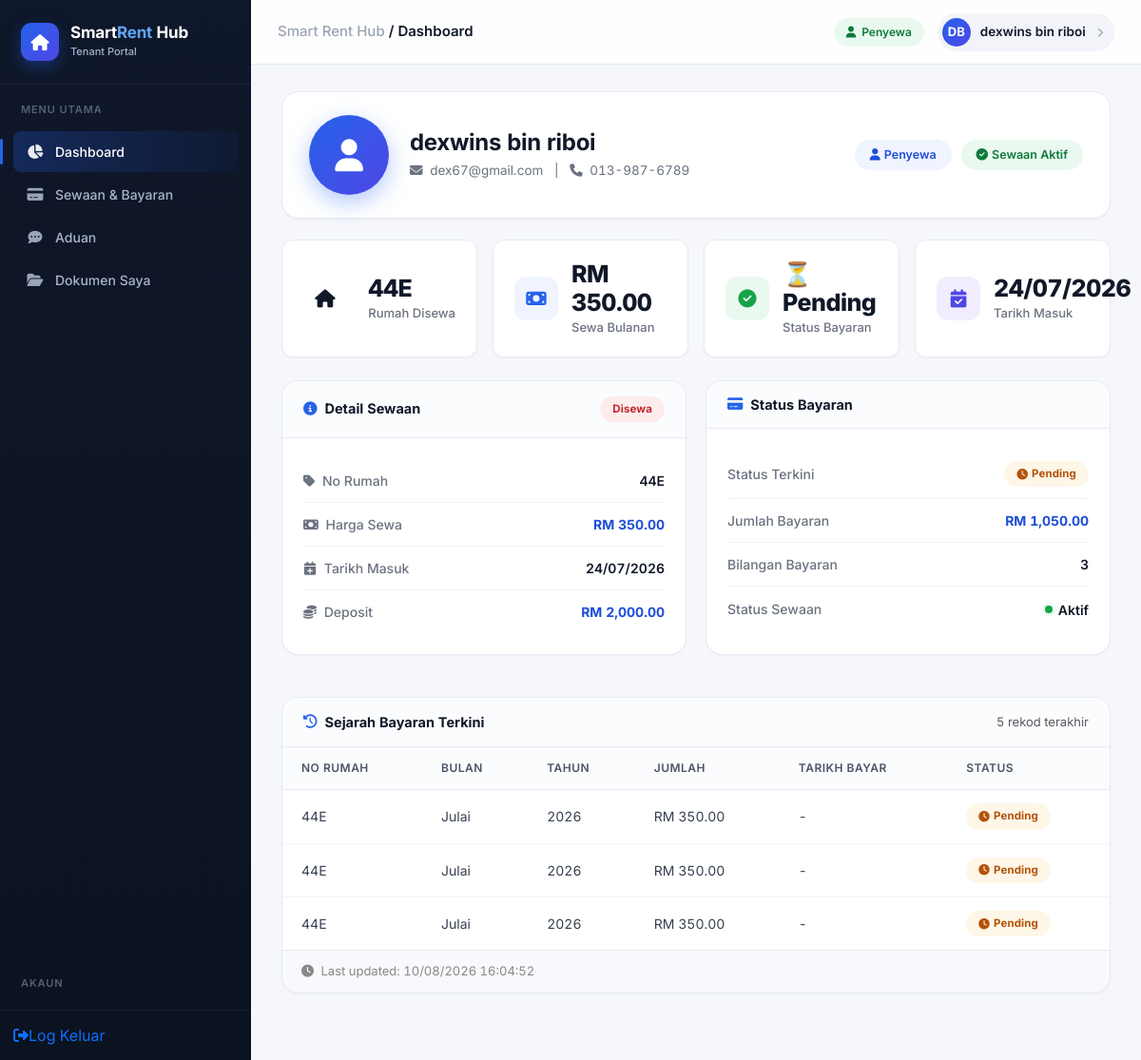
/dashboard_tenant.php (signed in), run on the app's committed database.
### tables this page shows
CREATE TABLE IF NOT EXISTS `penyewa` (
  `id_penyewa` int NOT NULL AUTO_INCREMENT,
  `nama` varchar(100) NOT NULL,
  `no_ic` varchar(20) NOT NULL,
  `no_telefon` varchar(20) DEFAULT NULL,
  `email` varchar(100) NOT NULL,
  `password` varchar(255) NOT NULL,
  `profile_picture` varchar(255) DEFAULT NULL,
  PRIMARY KEY (`id_penyewa`),
  UNIQUE KEY `no_ic` (`no_ic`),
  UNIQUE KEY `email` (`email`)
);

CREATE TABLE IF NOT EXISTS `sewa` (
  `id_sewa` int NOT NULL AUTO_INCREMENT,
  `id_penyewa` int DEFAULT NULL,
  `id_rumah` int DEFAULT NULL,
  `tarikh_masuk` date DEFAULT NULL,
  `deposit` decimal(10,2) DEFAULT NULL,
  PRIMARY KEY (`id_sewa`),
  KEY `id_penyewa` (`id_penyewa`),
  KEY `id_rumah` (`id_rumah`),
  CONSTRAINT `sewa_ibfk_1` FOREIGN KEY (`id_penyewa`) REFERENCES `penyewa` (`id_penyewa`),
  CONSTRAINT `sewa_ibfk_2` FOREIGN KEY (`id_rumah`) REFERENCES `rumah` (`id_rumah`)
);

CREATE TABLE IF NOT EXISTS `rumah` (
  `id_rumah` int NOT NULL AUTO_INCREMENT,
  `no_rumah` varchar(20) DEFAULT NULL,
  `harga_sewa` decimal(10,2) DEFAULT NULL,
  `status` enum('Kosong','Disewa') DEFAULT 'Kosong',
  PRIMARY KEY (`id_rumah`)
);

CREATE TABLE IF NOT EXISTS `bayaran` (
  `id_bayaran` int NOT NULL AUTO_INCREMENT,
  `id_sewa` int DEFAULT NULL,
  `bulan` varchar(20) DEFAULT NULL,
  `tahun` int DEFAULT NULL,
  `tarikh_bayar` datetime DEFAULT NULL,
  `jumlah` decimal(10,2) DEFAULT NULL,
  `status` enum('Lunas','Belum Lunas','Pending') DEFAULT 'Pending',
  `bill_code` varchar(50) DEFAULT NULL,
  `ref_no` varchar(50) DEFAULT NULL,
  PRIMARY KEY (`id_bayaran`),
  KEY `id_sewa` (`id_sewa`),
  CONSTRAINT `bayaran_ibfk_1` FOREIGN KEY (`id_sewa`) REFERENCES `sewa` (`id_sewa`)
);

### dashboard_tenant.php (the view, shortened to what this page needs)
<?php
include("db.php");
include("header_penyewa.php");
$id_penyewa = $_SESSION['user_id'];
$sql_penyewa = "SELECT * FROM penyewa WHERE id_penyewa = ?";
$stmt_penyewa = mysqli_prepare($conn, $sql_penyewa);
mysqli_stmt_bind_param($stmt_penyewa, "i", $id_penyewa);
mysqli_stmt_execute($stmt_penyewa);
$result_penyewa = mysqli_stmt_get_result($stmt_penyewa);
$penyewa = mysqli_fetch_assoc($result_penyewa);
$sql_sewa = "SELECT
                s.id_sewa,
                s.tarikh_masuk,
                s.deposit,
                r.id_rumah,
                r.no_rumah,
                r.harga_sewa,
                r.status AS status_rumah
            FROM sewa s
            LEFT JOIN rumah r ON s.id_rumah = r.id_rumah
            WHERE s.id_penyewa = ? AND r.status = 'Disewa'
            ORDER BY s.id_sewa DESC
            LIMIT 1";
$stmt_sewa = mysqli_prepare($conn, $sql_sewa);
mysqli_stmt_bind_param($stmt_sewa, "i", $id_penyewa);
mysqli_stmt_execute($stmt_sewa);
$result_sewa = mysqli_stmt_get_result($stmt_sewa);
$sewa = mysqli_fetch_assoc($result_sewa);
$status_bayaran = 'Tiada Bayaran';
$jumlah_bayaran = 0;
$bil_bayaran = 0;
if ($sewa) {
    $sql_bayaran = "SELECT
                        SUM(jumlah) AS total_bayaran,
                        COUNT(*) AS bil_bayaran
                    FROM bayaran
                    WHERE id_sewa = ?";
    $stmt_bayaran = mysqli_prepare($conn, $sql_bayaran);
    mysqli_stmt_bind_param($stmt_bayaran, "i", $sewa['id_sewa']);
    mysqli_stmt_execute($stmt_bayaran);
    $result_bayaran = mysqli_stmt_get_result($stmt_bayaran);
    $bayaran = mysqli_fetch_assoc($result_bayaran);
    if ($bayaran) {
        $jumlah_bayaran = $bayaran['total_bayaran'] ?? 0;
        $bil_bayaran = $bayaran['bil_bayaran'] ?? 0;
    }
    $sql_status = "SELECT status FROM bayaran WHERE id_sewa = ? ORDER BY id_bayaran DESC LIMIT 1";
    $stmt_status = mysqli_prepare($conn, $sql_status);
    mysqli_stmt_bind_param($stmt_status, "i", $sewa['id_sewa']);
    mysqli_stmt_execute($stmt_status);
    $result_status = mysqli_stmt_get_result($stmt_status);
    $status_row = mysqli_fetch_assoc($result_status);
    if ($status_row) {
        $status_bayaran = $status_row['status'] ?? 'Tiada Bayaran';
    }
}
$sql_histori = "SELECT
                    b.id_bayaran,
                    b.tarikh_bayar,
                    b.jumlah,
                    b.status,
                    b.bulan,
                    b.tahun,
                    r.no_rumah
                FROM bayaran b
                INNER JOIN sewa s ON b.id_sewa = s.id_sewa
                INNER JOIN rumah r ON s.id_rumah = r.id_rumah
                WHERE s.id_penyewa = ?
                ORDER BY b.id_bayaran DESC
                LIMIT 5";
$stmt_histori = mysqli_prepare($conn, $sql_histori);
mysqli_stmt_bind_param($stmt_histori, "i", $id_penyewa);
mysqli_stmt_execute($stmt_histori);
$result_histori = mysqli_stmt_get_result($stmt_histori);
?>
    <div class="page-wrapper">
        <div class="profile-header">
            <div class="profile-avatar">
                <i class="fas fa-user"></i>
            </div>
            <div class="profile-info">
                <h4><?= htmlspecialchars($penyewa['nama'] ?? 'Penyewa') ?></h4>
                <div class="subtitle">
                    <i class="fas fa-envelope me-1"></i> <?= htmlspecialchars($penyewa['email'] ?? '-') ?>
                    <span class="mx-2">|</span>
                    <i class="fas fa-phone me-1"></i> <?= htmlspecialchars($penyewa['no_telefon'] ?? '-') ?>
                </div>
            </div>
            <div class="profile-badge">
                <span class="badge-custom tenant">
                    <i class="fas fa-user me-1"></i> Penyewa
                </span>
                <?php if ($sewa): ?>
                    <span class="badge-custom active">
                        <i class="fas fa-check-circle me-1"></i> Sewaan Aktif
                    </span>
                <?php endif; ?>
            </div>
        </div>
        <div class="stats-grid">
            <div class="stat-card">
                <div class="stat-icon gold">
                    <i class="fas fa-home"></i>
                </div>
                <div class="stat-content">
                    <div class="number"><?= $sewa ? htmlspecialchars($sewa['no_rumah']) : '-' ?></div>
                    <div class="label">Rumah Disewa</div>
                </div>
            </div>
            <div class="stat-card">
                <div class="stat-icon blue">
                    <i class="fas fa-money-bill"></i>
                </div>
                <div class="stat-content">
                    <div class="number">RM <?= number_format($sewa['harga_sewa'] ?? 0, 2) ?></div>
                    <div class="label">Sewa Bulanan</div>
                </div>
            </div>
            <div class="stat-card">
                <div class="stat-icon green">
                    <i class="fas fa-check-circle"></i>
                </div>
                <div class="stat-content">
                    <div class="number">
                        <?php if ($status_bayaran == 'Lunas'): ?>
                            ✅ Lunas
                        <?php elseif ($status_bayaran == 'Pending'): ?>
                            ⏳ Pending
                        <?php elseif ($status_bayaran == 'Belum Lunas'): ?>
                            ⏳ Belum Lunas
                        <?php else: ?>
                            Tiada
                        <?php endif; ?>
                    </div>
                    <div class="label">Status Bayaran</div>
                </div>
            </div>
            <div class="stat-card">
                <div class="stat-icon purple">
                    <i class="fas fa-calendar-check"></i>
                </div>
                <div class="stat-content">
                    <div class="number"><?= $sewa ? date('d/m/Y', strtotime($sewa['tarikh_masuk'])) : '-' ?></div>
                    <div class="label">Tarikh Masuk</div>
                </div>
            </div>
        </div>
        <div class="two-col">
            <div class="card-custom">
                <div class="card-header-custom">
                    <h6><i class="fas fa-info-circle"></i> Detail Sewaan</h6>
                    <?php if ($sewa): ?>
                        <span class="badge-status <?= strtolower($sewa['status_rumah']) == 'disewa' ? 'disewa' : 'kosong' ?>">
                            <?= $sewa['status_rumah'] ?? 'Tiada' ?>
                        </span>
                    <?php endif; ?>
                </div>
                <div class="card-body-custom">
                    <?php if ($sewa): ?>
                        <div class="detail-row">
                            <span class="label"><i class="fas fa-tag me-1"></i> No Rumah</span>
                            <span class="value"><?= htmlspecialchars($sewa['no_rumah']) ?></span>
                        </div>
                        <div class="detail-row">
                            <span class="label"><i class="fas fa-money-bill me-1"></i> Harga Sewa</span>
                            <span class="value amount">RM <?= number_format($sewa['harga_sewa'], 2) ?></span>
                        </div>
                        <div class="detail-row">
                            <span class="label"><i class="fas fa-calendar-plus me-1"></i> Tarikh Masuk</span>
                            <span class="value"><?= date('d/m/Y', strtotime($sewa['tarikh_masuk'])) ?></span>
                        </div>
                        <div class="detail-row">
                            <span class="label"><i class="fas fa-coins me-1"></i> Deposit</span>
                            <span class="value amount">RM <?= number_format($sewa['deposit'] ?? 0, 2) ?></span>
                        </div>
                    <?php endif; ?>
                </div>
            </div>
            <div class="card-custom">
                <div class="card-header-custom">
                    <h6><i class="fas fa-credit-card"></i> Status Bayaran</h6>
                </div>
                <div class="card-body-custom">
                    <?php if ($sewa): ?>
                        <div class="detail-row">
                            <span class="label">Status Terkini</span>
                            <span class="value">
                                <?php if ($status_bayaran == 'Lunas'): ?>
                                    <span class="badge-status lunas"><i class="fas fa-check-circle me-1"></i> Lunas</span>
                                <?php elseif ($status_bayaran == 'Pending'): ?>
                                    <span class="badge-status pending"><i class="fas fa-clock me-1"></i> Pending</span>
                                <?php elseif ($status_bayaran == 'Belum Lunas'): ?>
                                    <span class="badge-status belum"><i class="fas fa-exclamation-circle me-1"></i> Belum Lunas</span>
                                <?php else: ?>
                                    <span class="badge-status tiada"><i class="fas fa-minus-circle me-1"></i> Tiada Bayaran</span>
                                <?php endif; ?>
                            </span>
                        </div>
                        <div class="detail-row">
                            <span class="label">Jumlah Bayaran</span>
                            <span class="value amount">RM <?= number_format($jumlah_bayaran ?? 0, 2) ?></span>
                        </div>
                        <div class="detail-row">
                            <span class="label">Bilangan Bayaran</span>
                            <span class="value"><?= $bil_bayaran ?? 0 ?></span>
                        </div>
                        <div class="detail-row">
                            <span class="label">Status Sewaan</span>
                            <span class="value">
                                <?php if ($sewa['status_rumah'] == 'Disewa'): ?>
                                    <span class="status-indicator">
                                        <span class="status-dot hijau"></span> Aktif
                                    </span>
                                <?php else: ?>
                                    <span class="status-indicator">
                                        <span class="status-dot merah"></span> Tamat
                                    </span>
                                <?php endif; ?>
                            </span>
                        </div>
                    <?php endif; ?>
                </div>
            </div>
        </div>
        <div class="card-custom">
            <div class="card-header-custom">
                <h6><i class="fas fa-history"></i> Sejarah Bayaran Terkini</h6>
                <span class="text-muted" style="font-size: 13px;">5 rekod terakhir</span>
            </div>
            <div class="card-body-custom" style="padding: 0;">
                <div class="table-responsive">
                    <table class="table table-history">
                        <thead>
                            <tr>
                                <th>No Rumah</th>
                                <th>Bulan</th>
                                <th>Tahun</th>
                                <th>Jumlah</th>
                                <th>Tarikh Bayar</th>
                                <th>Status</th>
                            </tr>
                        </thead>
                        <tbody>
                            <?php if (mysqli_num_rows($result_histori) > 0): ?>
                                <?php while ($row = mysqli_fetch_assoc($result_histori)): ?>
                                <tr>
                                    <td><?= htmlspecialchars($row['no_rumah']) ?></td>
                                    <td><?= $row['bulan'] ?? '-' ?></td>
                                    <td><?= $row['tahun'] ?? '-' ?></td>
                                    <td class="amount">RM <?= number_format($row['jumlah'] ?? 0, 2) ?></td>
                                    <td><?= $row['tarikh_bayar'] ? date('d/m/Y H:i', strtotime($row['tarikh_bayar'])) : '-' ?></td>
                                    <td>
                                        <?php if ($row['status'] == 'Lunas'): ?>
                                            <span class="badge-status lunas"><i class="fas fa-check-circle me-1"></i> Lunas</span>
                                        <?php elseif ($row['status'] == 'Pending'): ?>
                                            <span class="badge-status pending"><i class="fas fa-clock me-1"></i> Pending</span>
                                        <?php elseif ($row['status'] == 'Belum Lunas'): ?>
                                            <span class="badge-status belum"><i class="fas fa-exclamation-circle me-1"></i> Belum Lunas</span>
                                        <?php else: ?>
                                            <span class="badge-status tiada">-</span>
                                        <?php endif; ?>
                                    </td>
                                </tr>
                                <?php endwhile; ?>
                            <?php endif; ?>
                        </tbody>
                    </table>
                </div>
            </div>
            <div class="card-footer" style="background: #f8f9fc; padding: 12px 20px; border-top: 1px solid #e8ecf1; font-size: 13px; color: #888;">
                <i class="fas fa-clock me-1"></i>
                Last updated: <span><?= date('d/m/Y H:i:s') ?></span>
            </div>
        </div>
    </div>
<?php include("footer_penyewa.php"); ?>

### data on the page
penyewa: nama "dexwins bin riboi", email "dex67@gmail.com", no_telefon "013-987-6789"
sewa: id_rumah.no_rumah "44E", id_rumah.harga_sewa "350.00", tarikh_masuk "24/07/2026", id_rumah.status "Disewa", deposit "2,000.00"
bayaran: rumah.no_rumah "44E", bulan "Julai", tahun "2026", jumlah "350.00", status "Pending" (drawn)
bayaran: rumah.no_rumah "44E", bulan "Julai", tahun "2026", jumlah "350.00", status "Pending" (drawn)
bayaran: rumah.no_rumah "44E", bulan "Julai", tahun "2026", jumlah "350.00", status "Pending" (drawn)

### other printed values
str_replace(['_tenant.php','.php'], ['','' ], $__current) "Dashboard"
$avatar_text "DB"
$_SESSION['nama'] "dexwins bin riboi"
$jumlah_bayaran "1,050.00"
$bil_bayaran "3"
